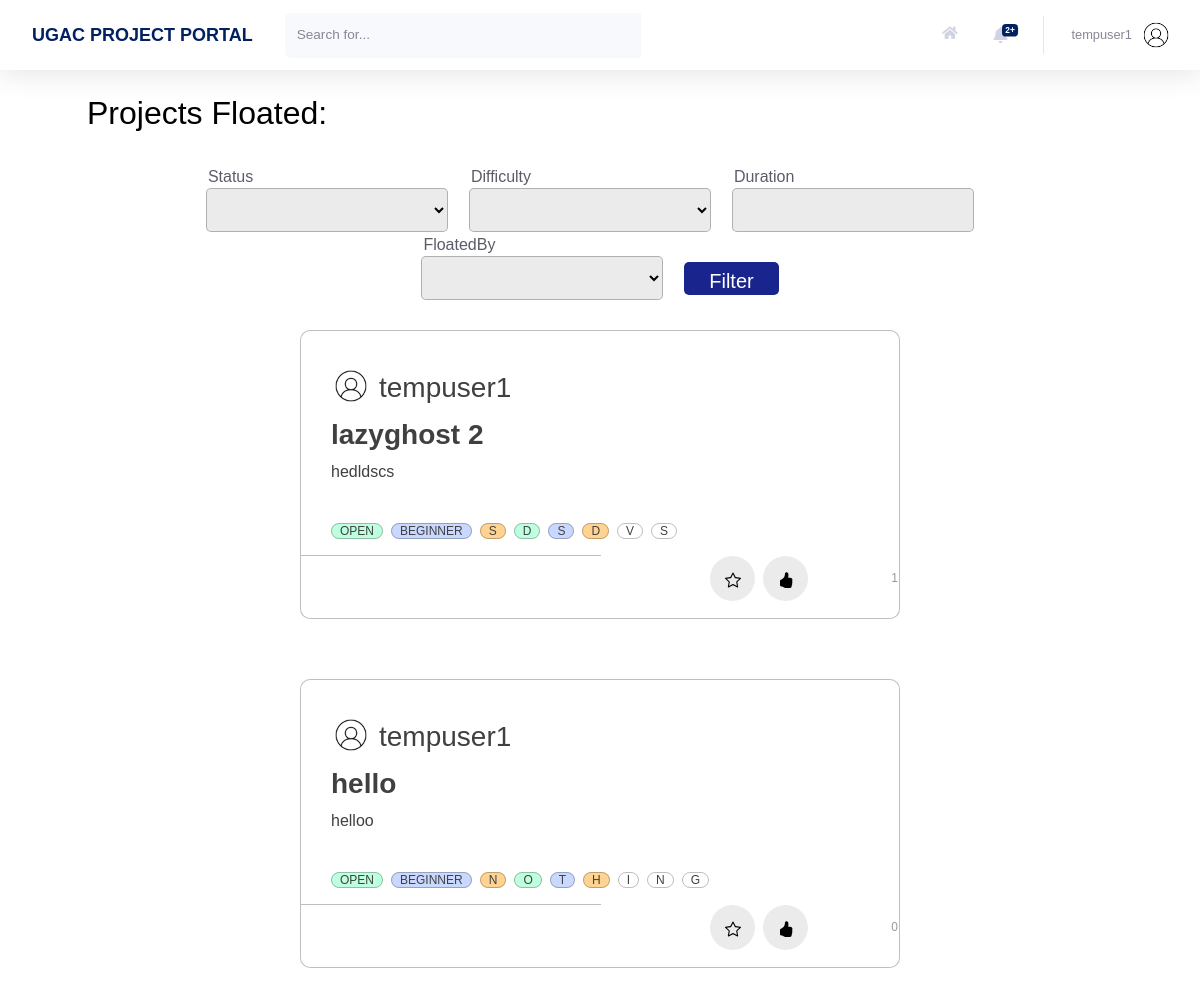
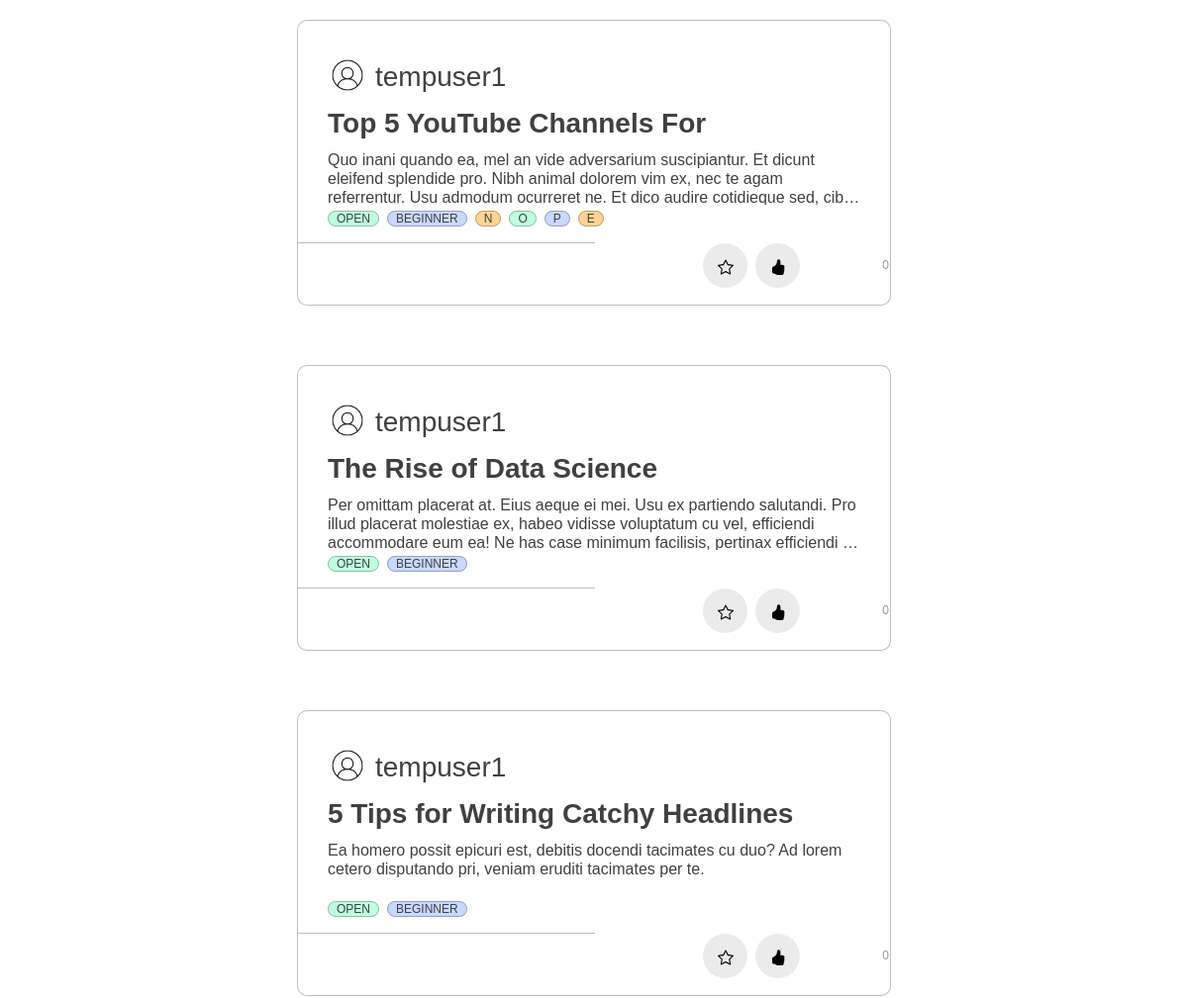
The page /profile/projects/floated (signed in, upper part) on the database as committed earlier (2 pictures, top to bottom).
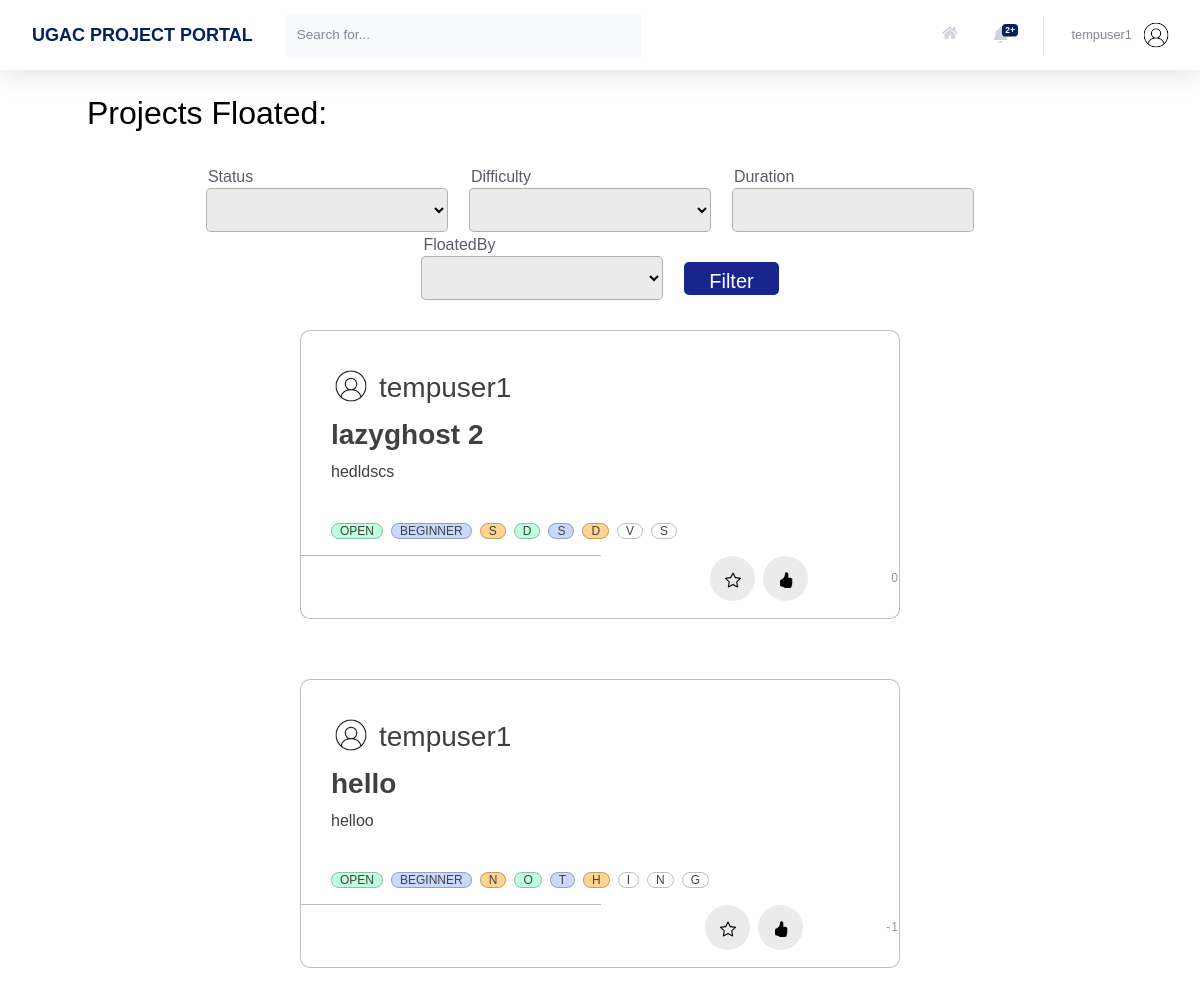
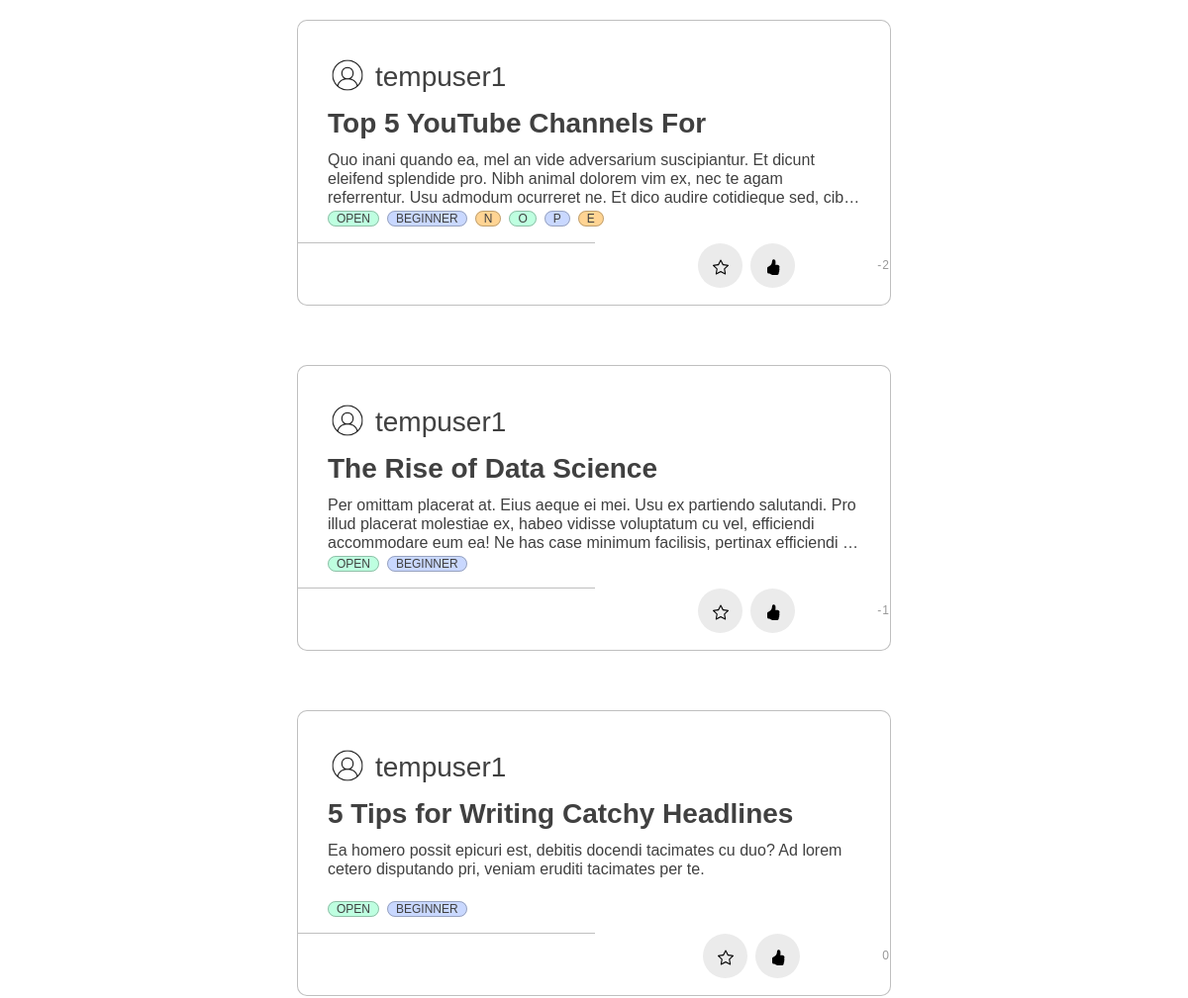
The same page on the database as committed later (2 pictures, top to bottom).
### home/models.py (models this page shows, shortened)
class Project(models.Model):
    Title = models.CharField(max_length=30)
    Description = models.TextField()
    FloatedBy = models.ForeignKey(User, on_delete=models.CASCADE,related_name="FloatedBy")
    Mentors = models.ManyToManyField(User,related_name='Mentors')
    Status = models.CharField(max_length=10, choices=STATUS_CHOICES, default='Open')
    OpenedFor = models.CharField(max_length=300)
    Difficulty = models.CharField(max_length=15, choices=DIFFICULTY_CHOICES, default='Beginner')
    PreRequisite = models.TextField()
    Duration = models.CharField(max_length=30)
    DatePosted = models.DateTimeField(default = timezone.now)
    SelectionCriteria = models.TextField()
    MailNotification = models.CharField(max_length=5, choices=NOTIFICATION_CHOICES,default='On')
    ApplyRequest = models.ManyToManyField(User, related_name='ApplyRequest', blank = True)
    AlreadyApplied = models.ManyToManyField(User, related_name='AlreadyApplied', blank = True)
    Likes = models.IntegerField(default=0)

### users/models.py (models this page shows, shortened)
class Profile(models.Model):
    user = models.OneToOneField(User, on_delete=models.CASCADE)
    image = models.ImageField(default = 'default.jpg', upload_to='profile_pics', blank=True)
    rollno = models.CharField(max_length=10)
    year = models.CharField(max_length=30, choices = YEAR_CHOICES)
    branch = models.CharField(max_length=30, choices = BRANCH_CHOICES)
    techskills = models.TextField()
    starred_projects = models.ManyToManyField(Project, related_name='starred_projects', blank = True)
    liked_projects = models.ManyToManyField(Project, related_name='liked_projects', blank = True)
    cv = models.FileField(blank = True, upload_to='resumes')

### users/views.py (the view)
# urls.py: path('projects/floated', views.projects_floated, name = 'projects-floated'),
@login_required
def projects_floated(request):
    all_project_list = Project.objects.all().filter(FloatedBy = request.user).order_by('-DatePosted')
    myFilter = ProjectFilter(request.GET,queryset=all_project_list)
    filtered_projects= myFilter.qs
    user_starred_projects_id = []
    for project in (filtered_projects and request.user.profile.starred_projects.all()):
        user_starred_projects_id.append(project.id)
    context = {
        'title': 'Projects Floated',
        'projects': filtered_projects,
        'myFilter': myFilter,
        'notifications': Notification.objects.filter(user=request.user).order_by('-time'),
        'user_starred_projects_id' : user_starred_projects_id,
    }
    return render(request, 'users/profile_floated.html', context)

### users/templates/users/profile_floated.html
{% extends 'users/profile_applied.html' %}
{% block headingBlock %}
<h2>Projects Floated:</h2>
{% endblock headingBlock %}

### home/templates/home/main.html (shortened to what the changed rows need)
{% extends 'home/base.html' %}
{% load static %}
{% load crispy_forms_tags %}
{% block content %}
{% block mainContentBlock %}
<div class="project_cards">
    {% block headingBlock %}{% endblock headingBlock %}
    <br>
    {% block allProjectsBlock %}
    <div class="justify-content-center" style="display: flex; flex-wrap: wrap;" id="all-projects">
        {% for project in projects %}
            <div id="projectNumber{{ project.id }}">
                <div class = "blog-container" style="flex: 1 0 45%; margin: 30px; width: 600px; height: 289px; max-width: 600px;">
                    <div class="blog-header" style="display: flex; flex-wrap: wrap;">
                        <div class="blog-author--no-cover" style="background:url('{{project.FloatedBy.profile.image.url}}');background-size: cover; border-radius: 50%; display: inline-block;height: 40px;margin-right: 0.5rem;background-position: center;top: 8px;width: 40px; top: 27px; left: 28px; margin-top: 5px; ">
                        </div>
                        <span style="flex: 1 0 45%; ">
                            <h3 style="margin-top: 10px; color:#858796;"><a href="{% url 'profile' project.FloatedBy.id %}">{{project.FloatedBy}}</a></h3>
                        </span>
                    </div>
                    <div class="blog-body">
                        <div class="blog-title demo-a">
                            <h1><a href="/project/?project_id={{project.id}}">{{ project.Title }}</a></h1>
                        </div>
                        <div class="blog-summary demo-2">
                            <p>{{project.Description}}</p>
                        </div>
                        <div class="blog-tags">
                            <ul>
                                <li><a>{{project.Status}}</a></li>
                                <li><a>{{project.Difficulty}}</a></li>
                                {% for pre_req in project.PreRequisite %}
                                    {% if pre_req %}
                                        {% if pre_req == "More Tags..." %}
                                            <li>
                                                <a href="/project/?project_id={{project.id}}">{{ pre_req }}</a>
                                            </li>
                                        {% else %}
                                            <li>
                                                <a>{{pre_req}}</a>
                                            </li>
                                        {% endif %}
                                    {% endif %}
                                {% endfor %}
                            </ul>
                        </div>
                    </div>
                    <hr style="width: 300px; border-top: 1px solid rgba(0, 0, 0, 0.25); margin-left: 0px; margin-bottom: 0px;">
                    <div class="blog-footer">
                        <ul>
                            <li>
                                {% if project.id not in user_starred_projects_id %}
                                    <button class="btn btn-primary btn-user btn-block task" style="margin-left: 430px; width: 45px;" task = "Star" project_id={{project.id}} page_number={{projects.number}}>
                                    </button>
                                {% endif %}
                            </li>
                            <li>
                                {% if project.id not in user_liked_projects_id %}
                                    <button class="btn btn-primary btn-user btn-block task" style="margin-right: 75px; width: 45px;" task = "Like" project_id={{project.id}} page_number={{projects.number}}>
                                        <svg xmlns="http://www.w3.org/2000/svg" width="16" height="16" fill="currentColor" class="bi bi-hand-thumbs-up" viewBox="0 0 16 16"  >
                                            <path d="M8.864.046C7.908-.193 7.02.53 6.956 1.466c-.072 1.051-.23 2.016-.428 2.59-.125.36-.479 1.013-1.04 1.639-.557.623-1.282 1.178-2.131 1.41C2.685 7.288 2 7.87 2 8.72v4.001c0 .845.682 1.464 1.448 1.545 1.07.114 1.564.415 2.068.723l.048.03c.272.165.578.348.97.484.397.136.861.217 1.466.217h3.5c.937 0 1.599-.477 1.934-1.064a1.86 1.86 0 0 0 .254-.912c0-.152-.023-.312-.077-.464.201-.263.38-.578.488-.901.11-.33.172-.762.004-1.149.069-.13.12-.269.159-.403.077-.27.113-.568.113-.857 0-.288-.036-.585-.113-.856a2.144 2.144 0 0 0-.138-.362 1.9 1.9 0 0 0 .234-1.734c-.206-.592-.682-1.1-1.2-1.272-.847-.282-1.803-.276-2.516-.211a9.84 9.84 0 0 0-.443.05 9.365 9.365 0 0 0-.062-4.509A1.38 1.38 0 0 0 9.125.111L8.864.046zM11.5 14.721H8c-.51 0-.863-.069-1.14-.164-.281-.097-.506-.228-.776-.393l-.04-.024c-.555-.339-1.198-.731-2.49-.868-.333-.036-.554-.29-.554-.55V8.72c0-.254.226-.543.62-.65 1.095-.3 1.977-.996 2.614-1.708.635-.71 1.064-1.475 1.238-1.978.243-.7.407-1.768.482-2.85.025-.362.36-.594.667-.518l.262.066c.16.04.258.143.288.255a8.34 8.34 0 0 1-.145 4.725.5.5 0 0 0 .595.644l.003-.001.014-.003.058-.014a8.908 8.908 0 0 1 1.036-.157c.663-.06 1.457-.054 2.11.164.175.058.45.3.57.65.107.308.087.67-.266 1.022l-.353.353.353.354c.043.043.105.141.154.315.048.167.075.37.075.581 0 .212-.027.414-.075.582-.05.174-.111.272-.154.315l-.353.353.353.354c.047.047.109.177.005.488a2.224 2.224 0 0 1-.505.805l-.353.353.353.354c.006.005.041.05.041.17a.866.866 0 0 1-.121.416c-.165.288-.503.56-1.066.56z" />
                                        </svg>
                                    </button>
                                {% else %}
                                    <button class="btn btn-primary btn-user btn-block task" style="margin-right: 75px; width: 45px;" task = "Unlike" project_id={{project.id}} page_number={{projects.number}}>
                                    </button>
                                {% endif %}
                                <li style="margin-top: 10px;">{{project.Likes}}</li>
                            </li>
                        </ul>
                    </div>
                </div>
            </div>
        {% endfor %}
    </div>
    {% endblock allProjectsBlock %}
    {% endblock mainContentBlock %}
    {% endblock content %}

Rows that differ between the two databases and show on the page:
changed Project "lazyghost 2": Likes "1" → "0"
changed Project "hello": Likes "0" → "-1"
changed Project "Top 5 YouTube Channels For": Likes "0" → "-2"
changed Project "The Rise of Data Science": Likes "0" → "-1"
